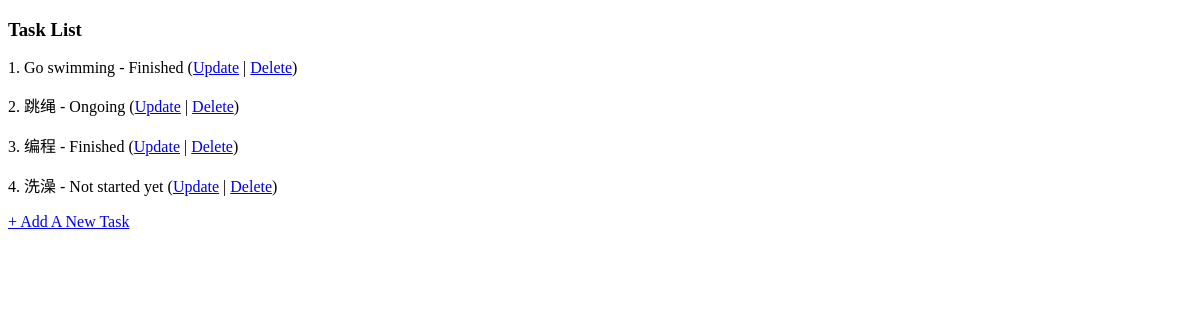
The page /tasks/ on the database as committed earlier.
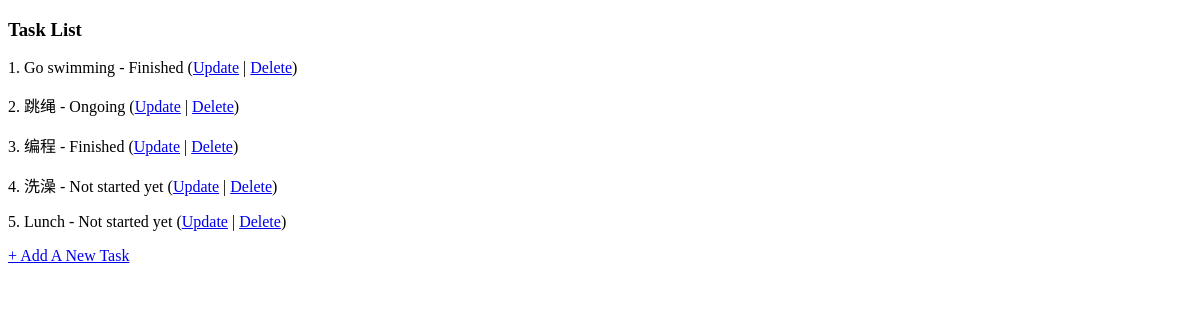
The same page on the database as committed later.
### tasks/models.py (models this page shows, shortened)
class Task(models.Model):
    name = models.CharField(verbose_name="Task name", max_length=65, unique=True)
    status = models.CharField(verbose_name="Task status", max_length=1, choices=Status.choices)

### tasks/views.py (the view)
# urls.py: path('', views.TaskListView.as_view(), name='task_list'),
class TaskListView(ListView):
    model = Task
    context_object_name = 'tasks'

### tasks/templates/tasks/task_list.html (shortened to what this page needs)
<!DOCTYPE html>
<html lang="en">
<head>
</head>
<body>
<h3>Task List</h3>
{% for task in tasks %}
    <p>{{ forloop.counter }}. {{ task.name }} - {{ task.get_status_display }}
        (<a href="{% url 'tasks:task_update' task.id %}">Update</a> |
        <a href="{% url 'tasks:task_delete' task.id %}">Delete</a>)
    </p>
{% endfor %}
<p> <a href="{% url 'tasks:task_create' %}"> + Add A New Task</a></p>
</body>
</html>

Rows that differ between the two databases and show on the page:
added Task: name "Lunch", status "Not started yet"
